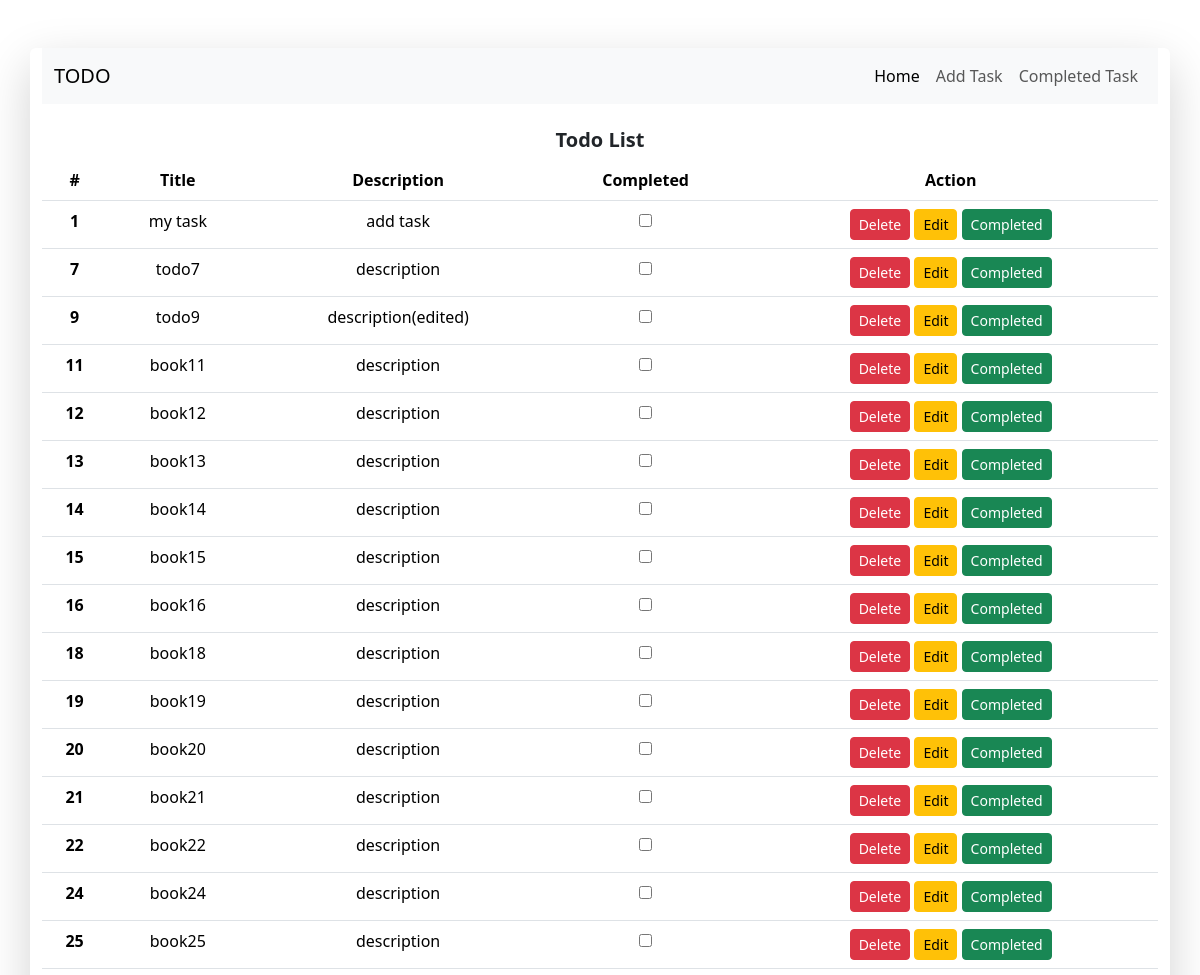
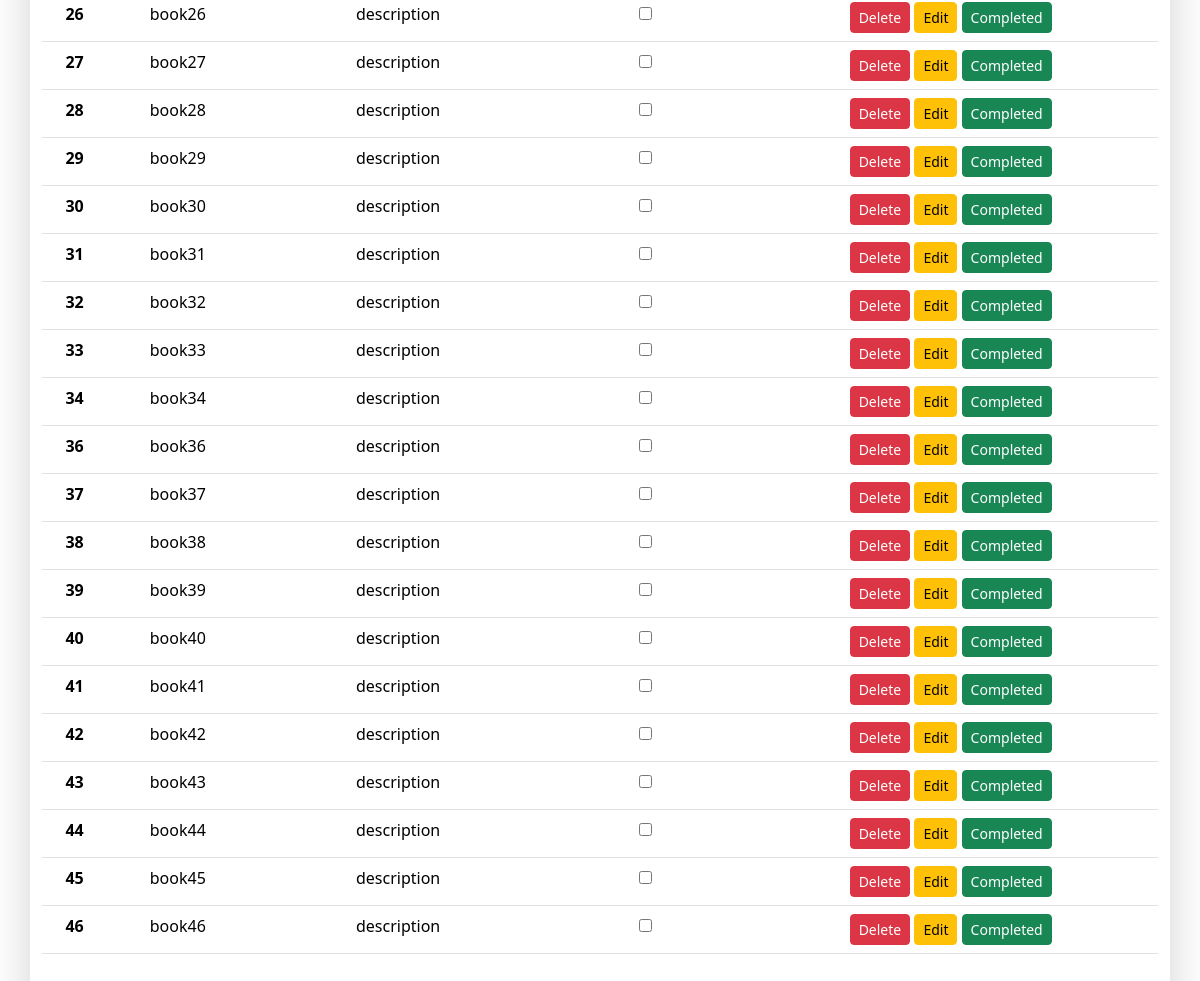
The page / on the database its author committed (2 pictures, top to bottom).
### todoapp/models.py (models this page shows, shortened)
class TaksModel(models.Model):
    id = models.IntegerField(primary_key = True)
    task_title = models.CharField(max_length = 30)
    taskDescription = models.CharField(max_length = 100)
    is_completed = models.BooleanField(default = False)

### todoapp/views.py (the view)
# urls.py: path('',views.TaskView.as_view(), name = 'home'),
class TaskView(ListView):
    template_name = 'home.html'
    model = TaksModel
    context_object_name = 'todos'
    def get_queryset(self):
        return TaksModel.objects.filter(is_completed = False)

### todoapp/templates/home.html
{% extends "base.html" %}
{% block body  %}
    <section class="text-center">
        {% if todos %}
            <h5 class="fw-bold">Todo List</h5>
            <table class="table">
                <thead>
                <tr>
                    <th scope="col">#</th>
                    <th scope="col">Title</th>
                    <th scope="col">Description</th>
                    <th scope="col">Completed</th>
                    <th scope="col">Action</th>
                </tr>
                </thead>
                <tbody>
                {% for todo in todos %}
                <tr>
                    <th scope="row">{{todo.id}}</th>
                    <td>{{todo.task_title}}</td>
                    <td>{{todo.taskDescription}}</td>
                    <td>
                        {% if todo.is_completed %} <input type="checkbox" checked>
                        {% else %} <input type="checkbox">
                        {% endif %}
                    </td>
                    <td>
                        <a class="btn btn-sm btn-danger" href="{% url 'delete' pk=todo.id %}">Delete </a>
                        <a class="btn btn-sm btn-warning" href="{% url 'edit' pk=todo.id %}">Edit </a>
                        <a class="btn btn-sm btn-success" href="{% url 'completed' todo.id %}">Completed </a>
                    </td>
                </tr>
                {% endfor %}
                </tbody>
            </table>
        {% else %}
            <p>No task to show</p>
        {% endif %}
    </section>
{% endblock body  %}

### templates/base.html (shortened to what this page needs)
<!doctype html>
<html lang="en">
  <head>
    <link href="https://cdn.jsdelivr.net/npm/bootstrap@5.3.3/dist/css/bootstrap.min.css" rel="stylesheet">
  </head>
  <body>
    <div class="container mt-5 rounded shadow-lg pb-5">
        <section class="my-4">
            <nav class="navbar navbar-expand-lg bg-body-tertiary">
                <div class="container-fluid">
                  <a class="navbar-brand" href="#">TODO</a>
                  <div class="collapse navbar-collapse " id="navbarNav">
                    <ul class="navbar-nav ms-auto">
                      <li class="nav-item">
                        <a class="nav-link active" aria-current="page" href="{% url 'home' %}">Home</a>
                      </li>
                      <li class="nav-item">
                        <a class="nav-link" href="{% url 'add_task' %}">Add Task</a>
                      </li>
                      <li class="nav-item">
                        <a class="nav-link" href="{% url 'completed' %}">Completed Task</a>
                      </li>
                    </ul>
                  </div>
                </div>
              </nav>
        </section>
        {% block body %}
        {% endblock body %}
    </div>
  </body>
</html>

### rows shown on the page
TaksModel: id "1", task_title "my task", taskDescription "add task"
TaksModel: id "7", task_title "todo7", taskDescription "description"
TaksModel: id "9", task_title "todo9", taskDescription "description(edited)"
TaksModel: id "11", task_title "book11", taskDescription "description"
TaksModel: id "12", task_title "book12", taskDescription "description"
TaksModel: id "13", task_title "book13", taskDescription "description"
TaksModel: id "14", task_title "book14", taskDescription "description"
TaksModel: id "15", task_title "book15", taskDescription "description"
TaksModel: id "16", task_title "book16", taskDescription "description"
TaksModel: id "18", task_title "book18", taskDescription "description"
TaksModel: id "19", task_title "book19", taskDescription "description"
TaksModel: id "20", task_title "book20", taskDescription "description"
TaksModel: id "21", task_title "book21", taskDescription "description"
TaksModel: id "22", task_title "book22", taskDescription "description"
TaksModel: id "24", task_title "book24", taskDescription "description"
TaksModel: id "25", task_title "book25", taskDescription "description"
TaksModel: id "26", task_title "book26", taskDescription "description"
TaksModel: id "27", task_title "book27", taskDescription "description"
TaksModel: id "28", task_title "book28", taskDescription "description"
TaksModel: id "29", task_title "book29", taskDescription "description"
TaksModel: id "30", task_title "book30", taskDescription "description"
TaksModel: id "31", task_title "book31", taskDescription "description"
TaksModel: id "32", task_title "book32", taskDescription "description"
TaksModel: id "33", task_title "book33", taskDescription "description"
TaksModel: id "34", task_title "book34", taskDescription "description"
TaksModel: id "36", task_title "book36", taskDescription "description"
TaksModel: id "37", task_title "book37", taskDescription "description"
TaksModel: id "38", task_title "book38", taskDescription "description"
TaksModel: id "39", task_title "book39", taskDescription "description"
TaksModel: id "40", task_title "book40", taskDescription "description"
TaksModel: id "41", task_title "book41", taskDescription "description"
TaksModel: id "42", task_title "book42", taskDescription "description"
TaksModel: id "43", task_title "book43", taskDescription "description"
TaksModel: id "44", task_title "book44", taskDescription "description"
TaksModel: id "45", task_title "book45", taskDescription "description"
TaksModel: id "46", task_title "book46", taskDescription "description"
